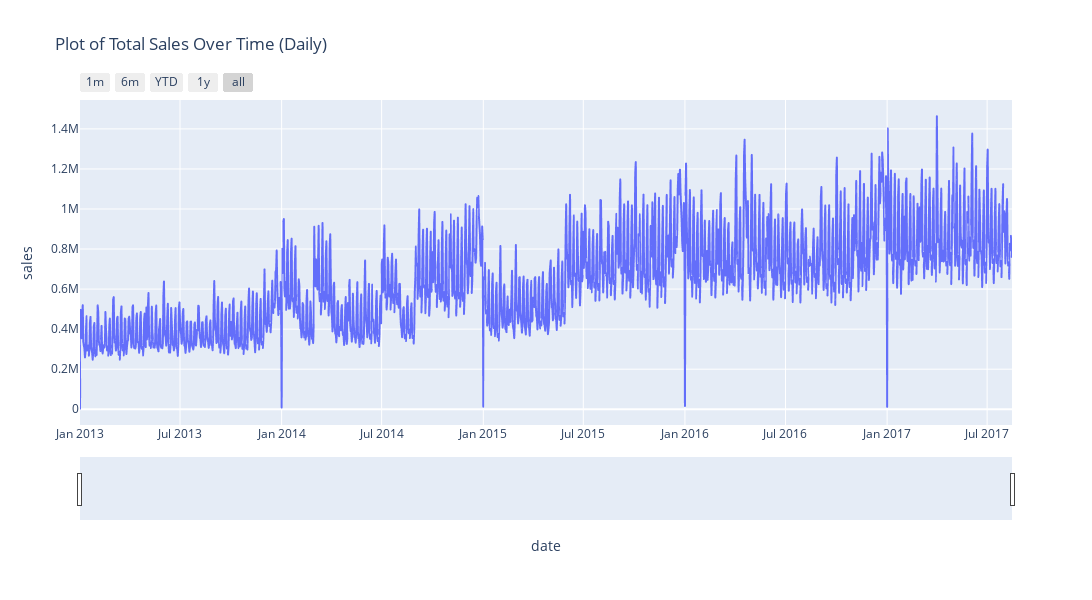

The notebook cell this image was saved under:
### Code cell
# Filter rows where unit_sales > 0
df = df[df['sales'] > 0]

# Group by 'date' and calculate the sum of 'sales'
sales_date_agg = df.groupby('date')['sales'].sum().reset_index()

# Create a lineplot using Plotly Express
fig = px.line(sales_date_agg, x='date', y='sales', title='Plot of Total Sales Over Time (Daily)')
fig.update_layout(width=1200, height=600)

# Add a range slider
fig.update_xaxes(
    rangeslider_visible=True,
    rangeselector=dict(
        buttons=list([
            dict(count=1, label="1m", step="month", stepmode="backward"),
            dict(count=6, label="6m", step="month", stepmode="backward"),
            dict(count=1, label="YTD", step="year", stepmode="todate"),
            dict(count=1, label="1y", step="year", stepmode="backward"),
            dict(step="all")
        ])
    )
)
# Show the plot
fig.show()

### Figure 1 — Plotly figure (JSON) as saved in the notebook; plotly's stock layout.template omitted (floating-point values rounded to 4 significant figures; data arrays with more than 128 entries replaced by an {"elided": "..."} marker saying what was removed)
{"data": [{"hovertemplate": "date=%{x}<br>sales=%{y}<extra></extra>", "legendgroup": "", "line": {"color": "#636efa", "dash": "solid"}, "marker": {"symbol": "circle"}, "mode": "lines", "name": "", "showlegend": false, "type": "scattergl", "x": {"elided": "1684 str values"}, "xaxis": "x", "y": {"elided": "1684 float values"}, "yaxis": "y"}], "layout": {"height": 600, "legend": {"tracegroupgap": 0}, "title": {"text": "Plot of Total Sales Over Time (Daily)"}, "width": 1200, "xaxis": {"anchor": "y", "domain": [0, 1], "rangeselector": {"buttons": [{"count": 1, "label": "1m", "step": "month", "stepmode": "backward"}, {"count": 6, "label": "6m", "step": "month", "stepmode": "backward"}, {"count": 1, "label": "YTD", "step": "year", "stepmode": "todate"}, {"count": 1, "label": "1y", "step": "year", "stepmode": "backward"}, {"step": "all"}]}, "rangeslider": {"visible": true}, "title": {"text": "date"}}, "yaxis": {"anchor": "x", "domain": [0, 1], "title": {"text": "sales"}}}}
